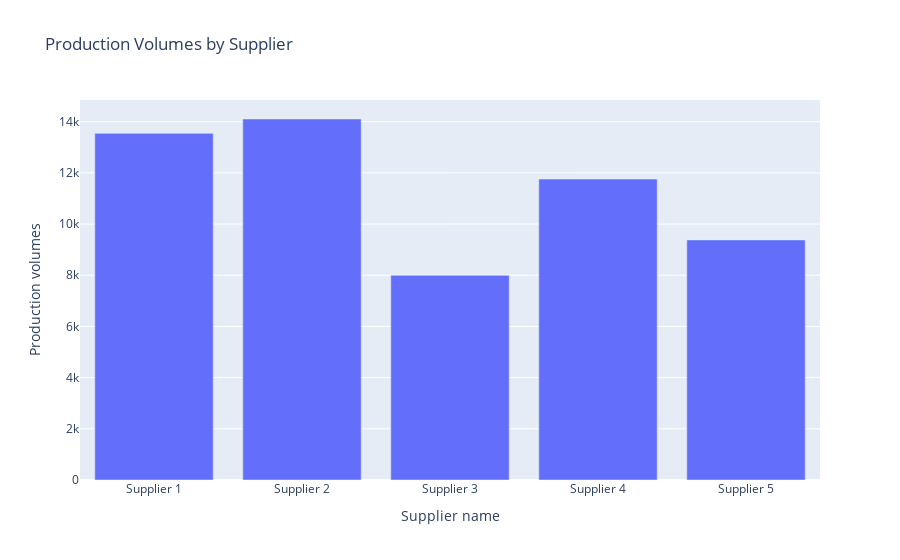
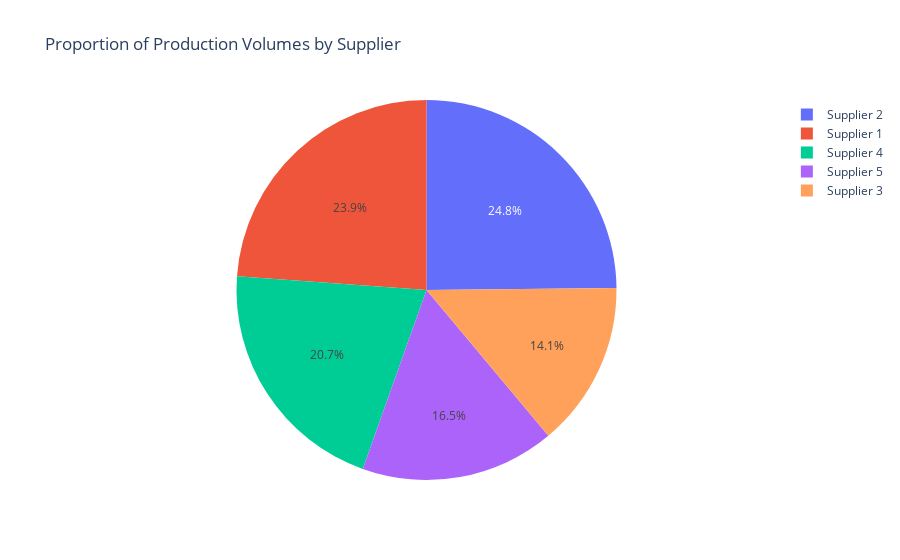

Notebook code for these charts, in order:
### Markdown cell above
Supplier

### Code cell
fig6=px.bar(Supplier["Production volumes"].sum(), y="Production volumes",title='Production Volumes by Supplier')
fig6.show()

fig7 = px.pie(data, names='Supplier name', values='Production volumes', 
             title='Proportion of Production Volumes by Supplier')
fig7.show()

### Figure 1 — Plotly figure (JSON) as saved in the notebook; plotly's stock layout.template omitted (floating-point values rounded to 4 significant figures)
{"data": [{"alignmentgroup": "True", "hovertemplate": "Supplier name=%{x}<br>Production volumes=%{y}<extra></extra>", "legendgroup": "", "marker": {"color": "#636efa", "pattern": {"shape": ""}}, "name": "", "offsetgroup": "", "orientation": "v", "showlegend": false, "textposition": "auto", "type": "bar", "x": ["Supplier 1", "Supplier 2", "Supplier 3", "Supplier 4", "Supplier 5"], "xaxis": "x", "y": [13545, 14105, 7997, 11756, 9381], "yaxis": "y"}], "layout": {"barmode": "relative", "legend": {"tracegroupgap": 0}, "title": {"text": "Production Volumes by Supplier"}, "xaxis": {"anchor": "y", "domain": [0, 1], "title": {"text": "Supplier name"}}, "yaxis": {"anchor": "x", "domain": [0, 1], "title": {"text": "Production volumes"}}}}

### Figure 2 — Plotly figure (JSON) as saved in the notebook; plotly's stock layout.template omitted (floating-point values rounded to 4 significant figures)
{"data": [{"domain": {"x": [0, 1], "y": [0, 1]}, "hovertemplate": "Supplier name=%{label}<br>Production volumes=%{value}<extra></extra>", "labels": ["Supplier 3", "Supplier 3", "Supplier 1", "Supplier 5", "Supplier 1", "Supplier 4", "Supplier 3", "Supplier 4", "Supplier 4", "Supplier 2", "Supplier 5", "Supplier 2", "Supplier 4", "Supplier 5", "Supplier 1", "Supplier 1", "Supplier 1", "Supplier 1", "Supplier 2", "Supplier 4", "Supplier 1", "Supplier 5", "Supplier 4", "Supplier 5", "Supplier 2", "Supplier 4", "Supplier 2", "Supplier 5", "Supplier 1", "Supplier 1", "Supplier 4", "Supplier 3", "Supplier 3", "Supplier 5", "Supplier 1", "Supplier 1", "Supplier 2", "Supplier 3", "Supplier 5", "Supplier 2", "Supplier 1", "Supplier 4", "Supplier 5", "Supplier 5", "Supplier 2", "Supplier 2", "Supplier 3", "Supplier 1", "Supplier 2", "Supplier 5", "Supplier 2", "Supplier 5", "Supplier 1", "Supplier 1", "Supplier 1", "Supplier 2", "Supplier 1", "Supplier 2", "Supplier 3", "Supplier 1", "Supplier 4", "Supplier 4", "Supplier 2", "Supplier 3", "Supplier 1", "Supplier 5", "Supplier 5", "Supplier 1", "Supplier 2", "Supplier 4", "Supplier 1", "Supplier 2", "Supplier 1", "Supplier 4", "Supplier 4", "Supplier 1", "Supplier 2", "Supplier 1", "Supplier 5", "Supplier 3", "Supplier 3", "Supplier 3", "Supplier 2", "Supplier 1", "Supplier 5", "Supplier 5", "Supplier 1", "Supplier 3", "Supplier 2", "Supplier 1", "Supplier 3", "Supplier 4", "Supplier 2", "Supplier 4", "Supplier 2", "Supplier 4", "Supplier 3", "Supplier 4", "Supplier 5", "Supplier 2"], "legendgroup": "", "name": "", "showlegend": true, "type": "pie", "values": [215, 517, 971, 937, 414, 104, 314, 564, 769, 963, 830, 362, 563, 173, 558, 580, 399, 453, 374, 694, 309, 791, 780, 568, 447, 934, 171, 291, 171, 329, 806, 461, 737, 251, 452, 367, 671, 867, 841, 791, 793, 892, 179, 206, 834, 794, 870, 964, 109, 177, 306, 673, 727, 631, 497, 918, 826, 588, 396, 176, 929, 480, 751, 736, 328, 358, 867, 198, 375, 862, 775, 258, 152, 444, 919, 759, 985, 334, 858, 228, 202, 698, 955, 443, 589, 211, 569, 523, 953, 370, 585, 207, 671, 824, 908, 450, 648, 535, 581, 921]}], "layout": {"legend": {"tracegroupgap": 0}, "title": {"text": "Proportion of Production Volumes by Supplier"}}}
